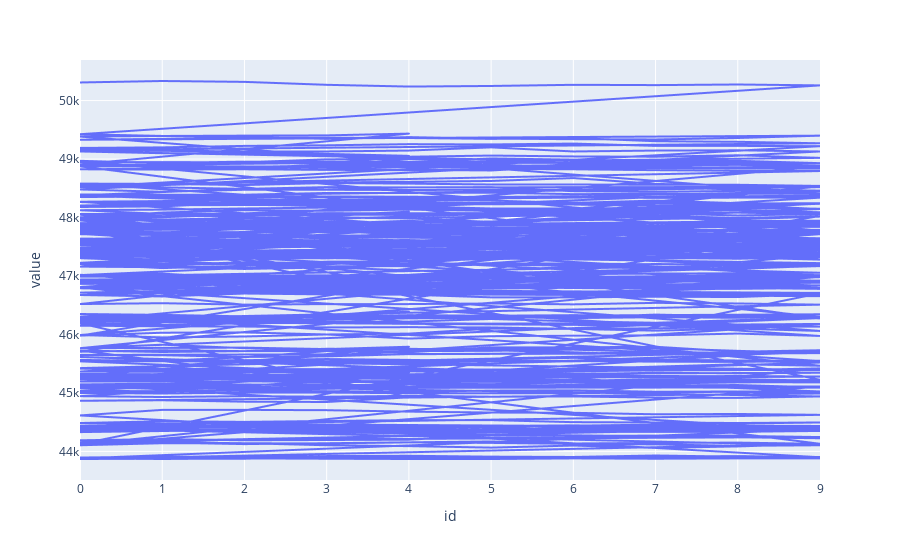

This figure's notebook cell:
### Code cell
import plotly.express as px

df = df1.query("candle == 0").loc[:,:]
df = pandas.melt(df, id_vars=['id'], value_vars='close')

fig = px.line(df, x="id", y="value")
fig.show()

### Figure 1 — Plotly figure (JSON) as saved in the notebook; plotly's stock layout.template omitted (floating-point values rounded to 4 significant figures; data arrays with more than 128 entries replaced by an {"elided": "..."} marker saying what was removed)
{"data": [{"hovertemplate": "id=%{x}<br>value=%{y}<extra></extra>", "legendgroup": "", "line": {"color": "#636efa", "dash": "solid"}, "mode": "lines", "name": "", "showlegend": false, "type": "scattergl", "x": {"elided": "1490 int values"}, "xaxis": "x", "y": {"elided": "1490 int values"}, "yaxis": "y"}], "layout": {"legend": {"tracegroupgap": 0}, "margin": {"t": 60}, "xaxis": {"anchor": "y", "domain": [0.0, 1.0], "title": {"text": "id"}}, "yaxis": {"anchor": "x", "domain": [0.0, 1.0], "title": {"text": "value"}}}}
